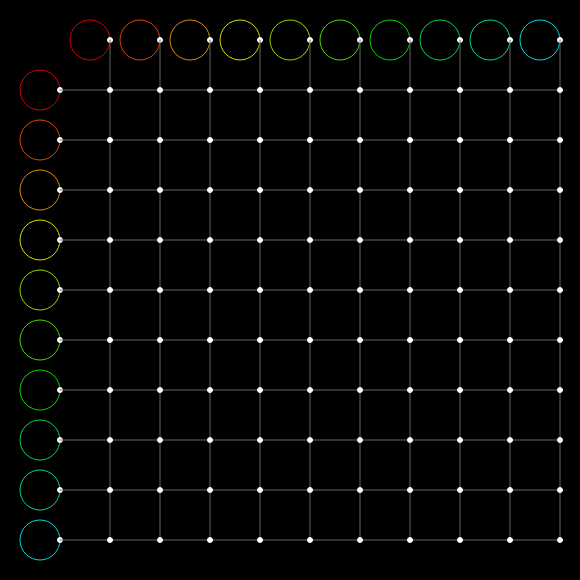
Frame 1 (no input)
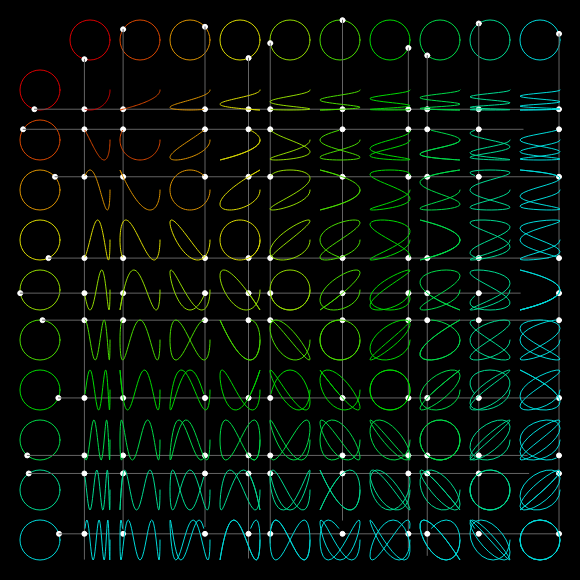
Frame 60 (no input)
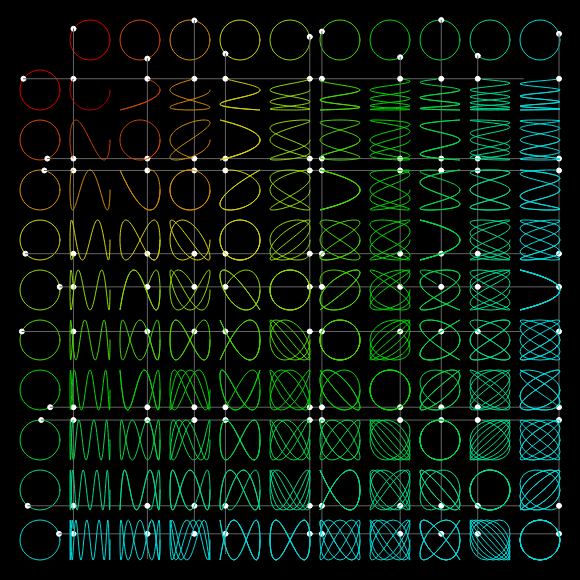
Frame 120 (the mouse pressed at the canvas centre since frame 60)

The p5.js sketch that drew these frames (run headless with seeded random() and noise() and a simulated clock; from frame 60 on, the mouse is pressed at the canvas centre):

// p5.js sketch
// ── sketch.js
// Duration in seconds
const DRT = 10;
// Framerate
const FR = 20;

// Generated circles
const CIRCLES = 10;
const PLANET_SIZE = 40;
// Padding
const PADD = 10;

const COLORS = [];
const topCircles = [];
const leftCircles = [];
const plots = [];
let TIME = 0;
let TF;

function setup()
{
  createCanvas(580, 580);

  frameRate(FR);
  // Time factor
  TF = PI / (DRT * FR);

  background(0);
  noFill();

  const mg = PLANET_SIZE;

  // Generate colors
  for (let i = 0; i < CIRCLES; i++)
  {

    COLORS[i] = color('hsb(' + (i*20) + ', 100%, 85%)');
  }

  // Generate top planets
  for(let i = 1; i <= CIRCLES; i++)
  {
    const x = i * PLANET_SIZE + PADD * i + mg;
    topCircles[i - 1] = new Planet(x, PLANET_SIZE, PLANET_SIZE/2);
  }

  // Generate left planets
  for(let i = 1; i <= CIRCLES; i++)
  {
    const y = i * PLANET_SIZE + PADD * i + mg;
    leftCircles[i - 1] = new Planet(PLANET_SIZE, y, PLANET_SIZE/2);
  }

  // Generate inner graphs
  for(let i = 1; i <= CIRCLES; i++)
  {
    plots.push([]);
    for(let j = 1; j <= CIRCLES; j++)
    {
      const x = i * PLANET_SIZE + PADD * i + mg;
      const y = j * PLANET_SIZE + PADD * j + mg;
      plots[i - 1][j - 1] = new Graph(x,y);
    }
  }
}

function draw()
{
  background(0);
  topCircles.forEach( (circle, idx) => {
    stroke(COLORS[idx]);
    circle.setMoon(TIME * (idx + 1) * 2);
    circle.display();
    circle.axeY();
  });

  leftCircles.forEach( (circle, idx) => {
    stroke(COLORS[idx]);
    circle.setMoon(TIME * (idx + 1) * 2);
    circle.display();
    circle.axeX();
  });

  for(let i = 1; i <= CIRCLES; i++)
  {
    for(let j = 1; j <= CIRCLES; j++)
    {
      const pXPos = topCircles[i - 1].mx;
      const pYPos = leftCircles[j - 1].my;
      plots[i - 1][j - 1].setPos(pXPos, pYPos);
      stroke(COLORS[(i - 1) > (j -1) ? (i - 1) : (j -1)]);
      plots[i - 1][j - 1].display();
    }
  }

  TIME >= PI ? TIME = 0 : TIME += TF;
}

class Utils
{
  polarToCart(r, t)
  {
    return { x: r * cos(t), y: r * sin(t) };
  }
}

const UTL = new Utils();

class Planet
{
  constructor(x,y,r)
  {
    const off = UTL.polarToCart(r, 0);
    this.x = x;
    this.y = y;
    this.mx = x + off.x;
    this.my = y + off.y;
    this.r = r;
  }

  display()
  {
    ellipse(this.x, this.y, this.r * 2);
    this.moon();
  }

  setMoon(angle)
  {
    const {x, y} = UTL.polarToCart(this.r, angle);
    this.mx = this.x + x;
    this.my = this.y + y;

  }

  moon()
  {
    push();
    stroke(255,255,255);
    fill(255);
    ellipse(this.mx, this.my, 5);
    pop();
  }

  axeX()
  {
    push();
    stroke(100);
    line(this.mx, this.my, this.mx + (CIRCLES * PLANET_SIZE) + (CIRCLES * PADD), this.my);
    pop();
  }

  axeY()
  {
    push();
    stroke(100);
    line(this.mx, this.my, this.mx, this.my + (CIRCLES * PLANET_SIZE) + (CIRCLES * PADD));
    pop();
  }
}

class Graph
{
  constructor(x,y)
  {
    this.x = x;
    this.y = y;
    this.graph = [];
  }

  setPos(x,y)
  {
    this.x = x;
    this.y = y;
  }

  whiteDot()
  {
    push();
    stroke(255,255,255);
    fill(255);
    ellipse(this.x, this.y, 5);
    pop();
  }

  display()
  {
    this.whiteDot();
    noFill();
    beginShape();
    this.graph.forEach(p => {
      vertex(p.x, p.y)
    });
    endShape();
    if(TIME >= PI) {
      this.graph = [];
    }
    else
    {
      this.graph.push({ x: this.x, y: this.y});
    }
  }
}
// ── styles.css
html, body {
    height: 100%;
}

body {
    background-color: rgb(0, 0, 0);
    margin: 0;
    display: flex;

    /* This centers our sketch horizontally. */
    justify-content: center;

    /* This centers our sketch vertically. */
    align-items: center;
}
